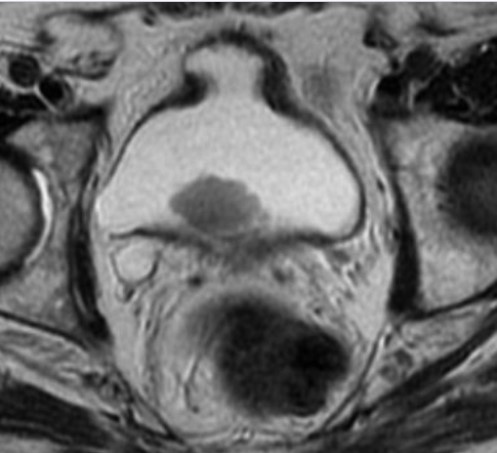
#> input picture cancer.jpg, 497 x 453 px
$ python hog_feature.py
#> lines starting #> are read from the running program, lines starting #| are printed output that depends on the picture
import cv2 as cv
from skimage.feature import hog
from skimage import exposure
import matplotlib.pyplot as plt

# Load an image
image = cv.imread('cancer.jpg', cv.IMREAD_GRAYSCALE)
#> image: shape (453, 497); min 0, max 253, mean 103.9

"""Hog Descriptor Code"""
# Calculate HOG features - features are normalised between 0 and 1
features, hog_image = hog(image, pixels_per_cell=(8, 8), cells_per_block=(2, 2), visualize=True)
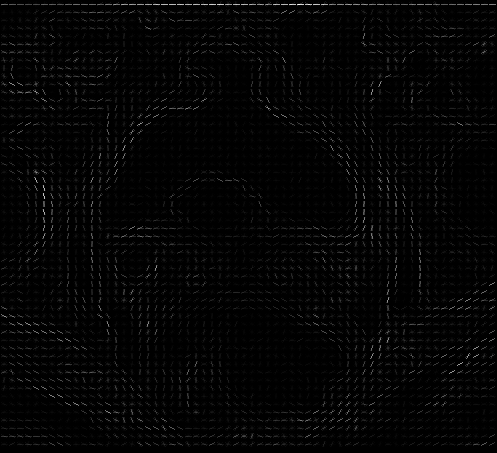
#> hog_image: shape (453, 497) float64; min 0, max 65.24, mean 1.2; drawn with min black and max white
# for i in features:
#     print(i)
# Rescale HOG features for better visualization
hog_image_rescaled = exposure.rescale_intensity(hog_image, in_range=(0, 10))
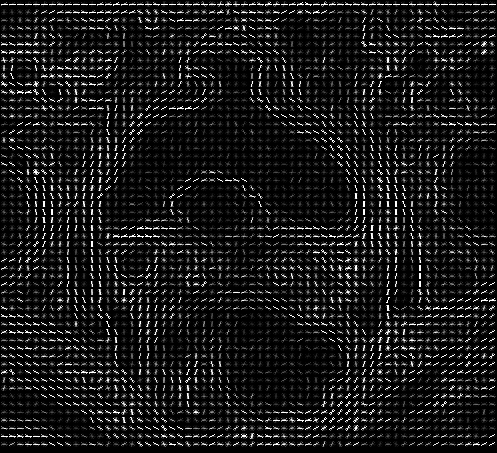
#> hog_image_rescaled: shape (453, 497) float64; min 0, max 1, mean 0.0992

"""Visualization Code"""
# Display the original image and HOG features
plt.figure(figsize=(8, 2))

# First subplot for the original image
plt.subplot(131)  # Use 131 for the first subplot (1 row, 3 columns, 1st subplot)
plt.imshow(image, cmap=plt.cm.gray)
plt.axis('off')
plt.title('Original Image')

# Second subplot for the HOG image before rescaling
plt.subplot(132)  # Use 132 for the second subplot (1 row, 3 columns, 2nd subplot)
plt.imshow(hog_image, cmap=plt.cm.gray)
plt.axis('off')
plt.title('Before Rescale HOG Image')

# Third subplot for the HOG image after rescaling
plt.subplot(133)  # Use 133 for the third subplot (1 row, 3 columns, 3rd subplot)
plt.imshow(hog_image_rescaled, cmap=plt.cm.gray)
plt.axis('off')
plt.title('HOG Features')

plt.show()
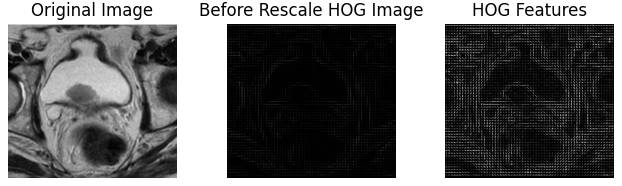
#> figure drawn by matplotlib, 3 panels
